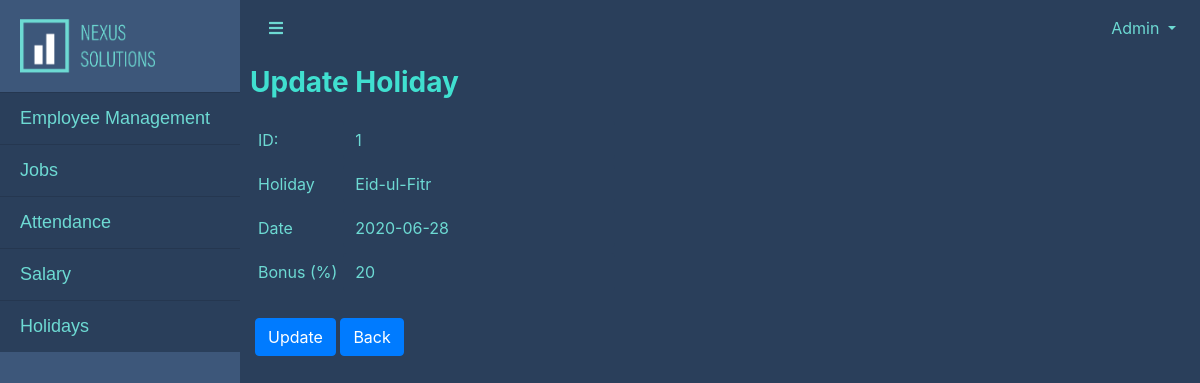
The app's page /view/HolidayModify.php?update=1 (signed in) with its own data.
### tables this page shows
CREATE TABLE `holiday` (
  `holiday_id` int(20) NOT NULL,
  `holiday_name` varchar(20) NOT NULL,
  `day` date NOT NULL,
  `bonus` int(20) NOT NULL
);

### view/HolidayModify.php (the view, shortened to what this page needs)
<?php
  include "../controller/db_connect.php";
  $func="Create";
  $holidayId = $holidayName = $date = $bonus = "";
  if(isset($_GET['update']))
  {
    $Id = $_GET['update'];
    $func = "Update";
    readData($Id);
  }
  function readData($id)
  {
    global $connection, $holidayId, $holidayName, $date, $bonus;
    $query = "SELECT * FROM holiday WHERE holiday_id = '$id'";
    $result = mysqli_query($connection, $query);
    while($row = mysqli_fetch_assoc($result))
    {
      $holidayId = $row['holiday_id'];
      $holidayName = $row['holiday_name'];
      $date = $row['day'];
      $bonus = $row['bonus'];
    }
  }
?>
<html lang="en">
<?php include "header-admin.php"; ?>
      <div class="container" >
        <div class="row" >
            <h3 class="page-header">
              <span style="color:turquoise"><b><?php echo $func; ?> Holiday</b></span>
            </h3>
        </div>
      <form action"HolidayManagement.php" method="post">
      <div class="form-group">
      <table border="0" cellspacing="0" cellpadding="3">
        <tr>
          <td class="label" style="color:#6ddad3">ID:</td>
          <th><input class="form-control" name="holidayId" type="text" value="<?php echo $holidayId; ?>" required/></th>
        </tr>
        <tr>
          <td class="label" style="color:#6ddad3">Holiday</td>
          <th><input class="form-control" name="holiday" type="text" value="<?php echo $holidayName; ?>" required/></th>
        </tr>
        <tr>
          <td class="label" style="color:#6ddad3">Date</td>
          <th><input class="form-control" name="date" type="text" value="<?php echo $date; ?>" required/></th>
        </tr>
        <tr>
          <td class="label" style="color:#6ddad3">Bonus (%)</td>
          <th><input class="form-control" name="bonus" type="text" value="<?php echo $bonus; ?>" required/></th>
        </tr>
      </table>
      <br>
      <input class="btn btn-primary" type="submit" name="submit" value="<?php echo $func; ?>">
      <input class="btn btn-primary" type="submit" name="back" value="Back" formaction="HolidayManagement.php">
    </div>
  </form>
<?php include "footer.php"; ?>
</html>

### css/simple-sidebar.css (style rules this page uses)
body { overflow-x: hidden; background-color: #2a3f5b; }

### view/header-admin.php (style rules this page uses)
.row { display: grid; grid-template-columns: auto auto auto auto; grid-row-gap: 50px; grid-column-gap: 10px; padding: 10px; }

### view/HolidayModify.php (style rules this page uses)
input[type=text] { border: none; outline: none; background-color:#2a3f5b; color:#6ddad3; }

### records on screen
holiday: holidayId "1", holiday "Eid-ul-Fitr", date "2020-06-28", bonus "20"

### other values on screen
$_SESSION['username'] "Admin"
$func "Update"
